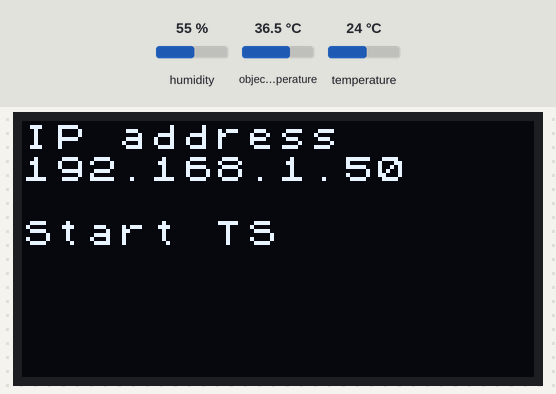
Bench run of a sketch on a simulated ESP32. On the bench: 128×64 one-colour display. Inputs (shaded band) come from the test bench; at power-on: humidity 55 %, object temperature 36.5 °C, temperature 24 °C. WiFi joins after 1.5 s; servers stay silent unless stated; what the sketch prints to the serial monitor is not drawn.

Above: at 3.9 s.
At 7.9 s:
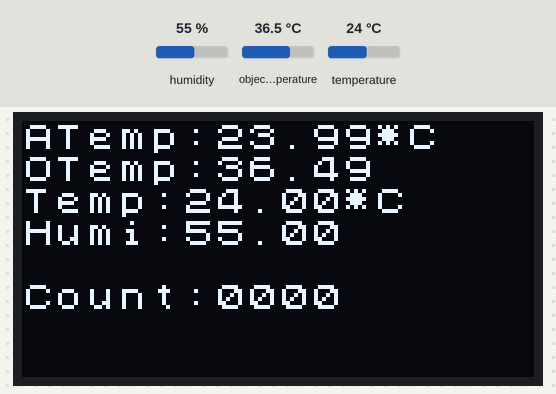
At 28.0 s:
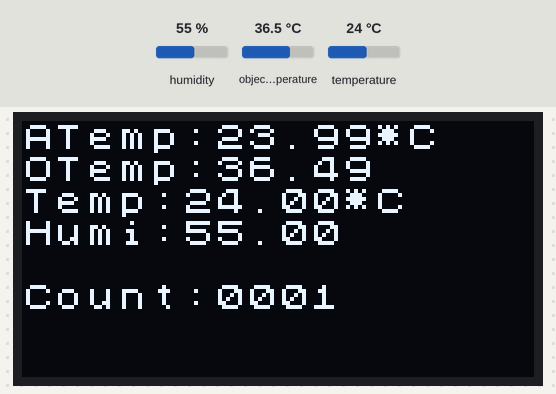

The sketch:

esp32.HT.MLX906.SHT21.task.queue.OLED.TS.181121.ino
```cpp
#include <WiFi.h>
#include "ThingSpeak.h"
#include <Adafruit_MLX90614.h>
#include "SHT21.h"

SHT21 SHT21;

Adafruit_MLX90614 mlx = Adafruit_MLX90614();

WiFiClient  client;


#include <U8x8lib.h>  // bibliothèque à charger a partir de
// the OLED used
U8X8_SSD1306_128X64_NONAME_SW_I2C u8x8(15, 4, 16); // data, clock,

char ssid[] = "Livebox-08B0";          //  your network SSID (name)
char pass[] = "G79ji6dtEptVTPWmZP";   // your network passw

uint32_t delayMS;

QueueHandle_t squeue,oledqueue,TSqueue;
int queueSize=4;

SemaphoreHandle_t xSemSensTS;

float sensors[4];

void taskTS( void * parameter)
{
  const TickType_t xDelay = 20000 / portTICK_PERIOD_MS; // portTICK_PERIOD is 1 ms
  float sensors[4];
  // Get temperature event and print its value.
  while(true)
  {
  //xSemaphoreTake(xSemSensTS,20000);
  xQueueReceive(TSqueue,(float *)sensors,10000);
  ThingSpeak.setField(1, sensors[0]);
  ThingSpeak.setField(2, sensors[1]);
  ThingSpeak.setField(3, sensors[2]);
  ThingSpeak.setField(4, sensors[3]);
  while (WiFi.status() != WL_CONNECTED) {
      delay(500);
      Serial.print(".");
      }
    ThingSpeak.writeFields(4, "4M9QG56R7VGG8ONT");
//  xSemaphoreGive(xSemSensTS);
//      delay(1000);
//  xSemaphoreGive(xSemSensTS);
    vTaskDelay(xDelay);
  }

}

void taskOLED( void * parameter)
{
  const TickType_t xDelay = 10000 / portTICK_PERIOD_MS; // portTICK_PERIOD is 1 ms
  //float temp,humi;
  float sensors[4];
  char dbuff[32]; int count=0;
  // Get temperature event and print its value.
  while(true)
  {
  xQueueReceive(oledqueue,(float *)sensors,10000);
  u8x8.clear();
  sprintf(dbuff,"ATemp:%2.2f*C",sensors[0]);
  u8x8.drawString(0,0,dbuff);
  sprintf(dbuff,"OTemp:%2.2f",sensors[1]);
  u8x8.drawString(0,1,dbuff);
  sprintf(dbuff,"Temp:%2.2f*C",sensors[2]);
  u8x8.drawString(0,2,dbuff);
  sprintf(dbuff,"Humi:%2.2f",sensors[3]);
  u8x8.drawString(0,3,dbuff);
  sprintf(dbuff,"Count:%4.4d",count); count++;
  u8x8.drawString(0,5,dbuff);
  vTaskDelay(xDelay);
  }
}


void taskMLX906( void * parameter)
{
  const TickType_t xDelay = 30000 / portTICK_PERIOD_MS; // portTICK_PERIOD is 1 ms
  int count=0;
  float sensors[4];
  // Get temperature event and print its value.
  while(true)
  {
  //xSemaphoreTake(xSemSensTS,40000);
    xQueueReset(oledqueue);
    xQueueReset(TSqueue);
    sensors[0]=(float) mlx.readAmbientTempC();
    Serial.print("Ambient temp ");
    Serial.print(sensors[0]);
    Serial.println(" *C");
    delay(300);
    sensors[1]=(float)mlx.readObjectTempC();
    Serial.print("Object temp ");
    Serial.print(sensors[1]);
    Serial.println("%");
    delay(300);
    sensors[2]=(float)SHT21.getTemperature();
    Serial.print("Temp SHT21 ");
    Serial.print(sensors[2]);
    Serial.println("*C");
    delay(300);
    sensors[3]=(float)SHT21.getHumidity();
    Serial.print("Humi SHT21 ");
    Serial.print(sensors[3]);
    Serial.println("%");
    Serial.print("Count:");Serial.println(count); count++;
//  xQueueReset(squeue);
//  xQueueSend(squeue,(float *)sensors,0);
  //xQueueReset(oledqueue);
  xQueueSend(oledqueue,(float *)sensors,0);
  //xQueueReset(TSqueue);
  xQueueSend(TSqueue,(float *)sensors,0);
  //xSemaphoreGive(xSemSensTS);
  vTaskDelay(xDelay);
  }
}

void setup() {
  char dbuff[32];
  Serial.begin(9600);
  Wire.begin(21,22);   // SDA, SCL
  delay(100);
  mlx.begin();
  delay(100);
  SHT21.begin();
   WiFi.disconnect(true);
   delay(1000);
   WiFi.begin(ssid, pass);
    while (WiFi.status() != WL_CONNECTED) {
    delay(500);
    Serial.print(".");
    }
  IPAddress ip = WiFi.localIP();
  Serial.print("IP Address: ");
  Serial.println(ip);
  Serial.println("WiFi setup ok");
    ThingSpeak.begin(client);
    delay(1000);
  Serial.println("ThingSpeak begin");

  u8x8.begin();  // initialize OLED
  u8x8.setFont(u8x8_font_chroma48medium8_r);

  u8x8.clear();
  u8x8.drawString(0,0,"IP address");
  sprintf(dbuff,"%d.%d.%d.%d",ip[0],ip[1],ip[2],ip[3]);
  u8x8.drawString(0,1,dbuff);
  delay(100);
  u8x8.drawString(0,3,"Start TS");
  delay(3000);


//squeue = xQueueCreate(queueSize,4*sizeof(float));
oledqueue = xQueueCreate(queueSize,4*sizeof(float));
TSqueue = xQueueCreate(queueSize,4*sizeof(float));


xSemSensTS = xSemaphoreCreateMutex();

  // Set delay between sensor readings based on sensor details.
     xTaskCreate(
                    taskMLX906,          /* Task function. */
                    "taskMLX906",        /* String with name of task. */
                    10000,            /* Stack size in words. */
                    NULL,             /* Parameter passed as input of the task */
                    3,                /* Priority of the task. */
                    NULL);            /* Task handle. */

    xTaskCreate(
                    taskOLED,          /* Task function. */
                    "taskOLED",        /* String with name of task. */
                    10000,            /* Stack size in words. */
                    NULL,             /* Parameter passed as input of the task */
                    1,                /* Priority of the task. */
                    NULL);

    xTaskCreate(
                    taskTS,          /* Task function. */
                    "taskTS",        /* String with name of task. */
                    10000,            /* Stack size in words. */
                    NULL,             /* Parameter passed as input of the task */
                    2,                /* Priority of the task. */
                    NULL);


}

void loop() {
  float sensors[4];
  char dbuff[32];
  Serial.println("in the loop");
//  xQueueReceive(squeue,(float *)sensors,10000);
//  Serial.print("Temp:");Serial.println(sensors[0]);
//  Serial.print("Humi:");Serial.println(sensors[1]);
delay(5000);
}
```

Measured:
- what the display in image 0 shows lasts 3.9 s, from 3.9 s to 7.8 s
- what the display in image 1 shows lasts 20.0 s, from 7.9 s to 27.9 s
- what the display in image 2 shows lasts 10.9 s, from 27.9 s to 38.8 s
